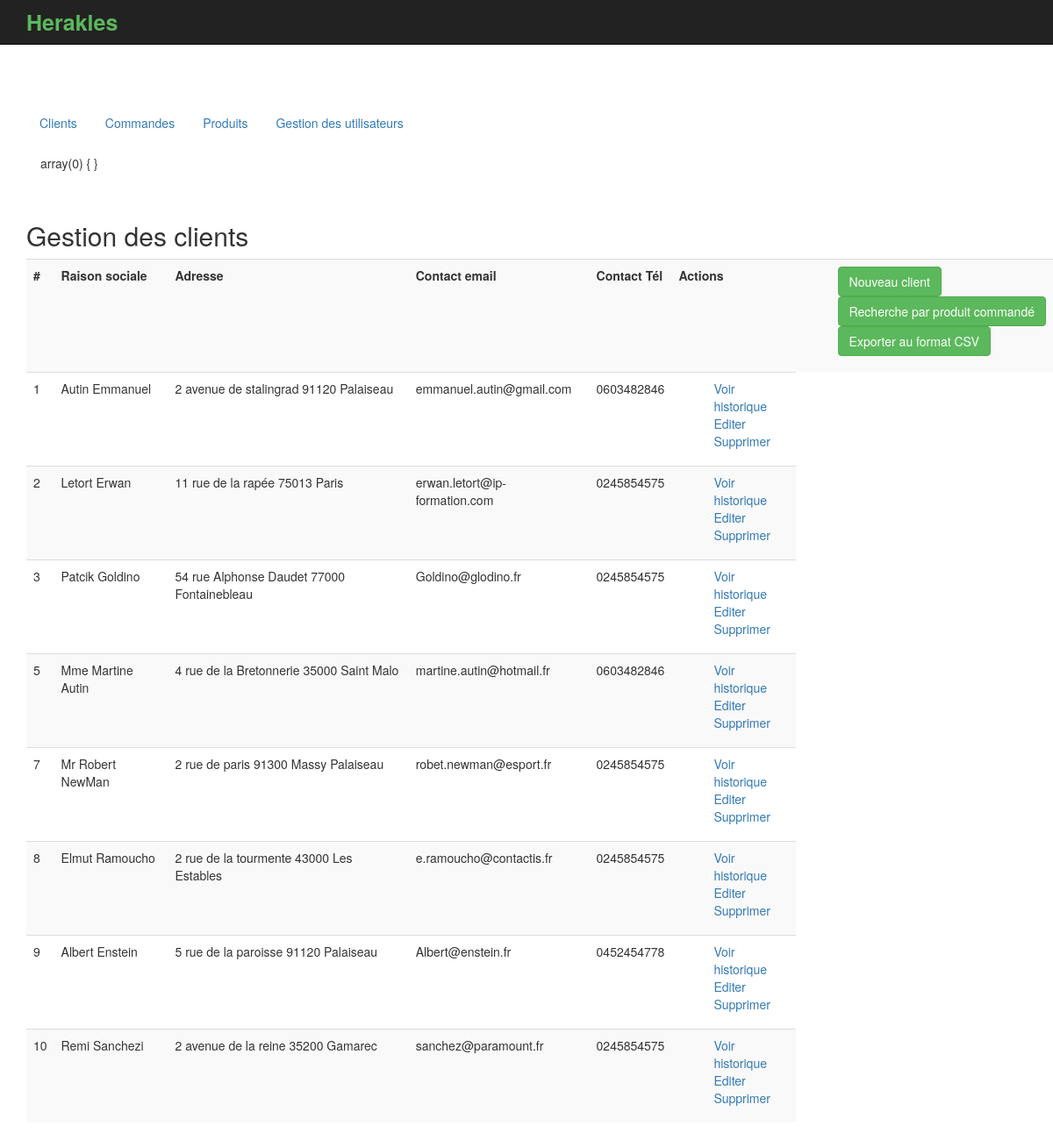
The page / on the database its author committed.
### tables this page shows
CREATE TABLE IF NOT EXISTS `customer` (
  `id` int(11) NOT NULL AUTO_INCREMENT,
  `raison_sociale` varchar(255) NOT NULL,
  `rue` varchar(255) NOT NULL,
  `code_postale` mediumint(9) NOT NULL,
  `ville` varchar(255) NOT NULL,
  `contact` varchar(255) NOT NULL,
  `contact_tel` varchar(255) NOT NULL,
  PRIMARY KEY (`id`)
);

### views/defaut/defautView.php (called while the page is built)
<?php
require_once 'viewAdminHome.php';
?>

### core/Controller.php (called while the page is built, shortened)
<?php
class Controller {
    public function view($view, $data = null, $more = null)
    {
        require_once ROOT. 'views/'.$view;
    }
}
?>

### controllers/Defaut.php (called while the page is built, shortened)
<?php
class Defaut extends Controller{
    public function index($params){
      $defautModel =  $this->model('DefautModel');
      $customers = $defautModel->getCustomers();
      $this->view('defaut/defautView.php', $customers);
    }
}
?>

### core/App.php (called while the page is built, shortened)
<?php
class App {
  private $_method = 'index';
  public function __construct()
  {
      $url = $this->parseUrl();
      $this->_controller = new $this->_controller;
      $this->_params = $url ? array_values($url) : [];
      call_user_func_array([$this->_controller, $this->_method], [$this->_params]);
  }
}
?>

### web/index.php (called while the page is built, shortened)
<?php
$app = new App();
?>

### models/defautModel.php (called while the page is built, shortened)
<?php
class defautModel extends Exception {
    private function getBdd(){
    $bdd = new PDO('mysql:host=localhost;dbname=herakles;charset=utf8', 'root',
      '', array(PDO::ATTR_ERRMODE => PDO::ERRMODE_EXCEPTION));
    return $bdd;
  }
    public function getCustomers(){
        $bdd = $this->getBDD();
        $customers = $bdd->prepare('select * from customer');
        $customers->execute();
        if ($customers->rowCount() > 0)
             return $customers->fetchAll(PDO::FETCH_ASSOC);
    }
}
?>

### views/defaut/viewAdminHome.php (the view)
<?php require'/../common/viewHeader.php'; ?>
<?php
require '/../common/viewAdminMenuBar.php';
?>
<div class="alert">
    <?php var_dump($_GET); ?>
</div>
<div class="container">
    <div class="row">
        <h2>Gestion des clients</h2>
        <table class=" table table-striped">
            <tbody>
                <tr>
                    <th>#</th>
                    <th>Raison sociale</th>
                    <th>Adresse</th>
                    <th>Contact email</th>
                    <th>Contact Tél</th>
                    <th>Actions</th>
                    <th>
            <ul>
                <li><a class="btn btn-success" href="<?php echo MVC_PATH; ?>defaut/addCustomer">Nouveau client</a></li>
                <li><a  class="btn btn-success" href="<?php echo MVC_PATH; ?>defaut/filterCustomer">Recherche par produit commandé</a></li>
                <li><a  class="btn btn-success" href="<?php echo MVC_PATH; ?>defaut/exportCustomer">Exporter au format CSV</a></li>
            </ul>
            </th>
            </tr>
            <?php
            $customers = $data;
            if ($customers != "") {
                foreach ($customers as $order) {
                    ?>
                    <tr>
                        <td><?= $order['id']; ?></td>
                        <td><?= $order['raison_sociale'] ?></td>
                        <td><?= $order['rue'] . " " . $order['code_postale'] . " " . $order['ville'] ?> </td>
                        <td><?= $order['contact'] ?></td>
                        <td><?= $order['contact_tel'] ?></td>
                        <td><ul><li><a href=<?= MVC_PATH; ?>defaut/getHistoryCustomer/<?= $order['id']; ?>>Voir historique</a> </li><li><a href=<?= MVC_PATH; ?>defaut/editCustomer/<?= $order['id']; ?>>Editer</a></li><li><a href=<?= MVC_PATH; ?>defaut/deleteCustomer/<?= $order['id'] ?>>Supprimer</a></li></ul>
                        </td>
                    </tr>
                    <?php
                }
            }
            ?>
            </tbody>
        </table>
    </div>
</div>
<?php require'/../common/viewFooter.php'; ?>

### views/common/viewHeader.php (shortened to what this page needs)
<!doctype html>
<html lang="fr">
<head>
    <link rel="stylesheet" href="/front/css/style.css" type="text/css"  />
    <link rel="stylesheet" href="/front/css/bootstrap.css" type="text/css" />
</head>
    <body>
        <header>
            <div class="navbar navbar-inverse navbar-fixed-top">
                <div class="container">
                    <div class="row">
                        <div class="col-md-12">
                            <a href="<?php echo $_SERVER['SCRIPT_NAME']; ?>" class="logo">Herakles</a>
                        </div>
                    </div>
                </div>
            </div>
        </header>
        <div class="container top">

### views/common/viewAdminMenuBar.php
<ul class="nav nav-pills">
    <li role="presentation"><a href="<?= MVC_PATH; ?>defaut/">Clients</a></li>
    <li role="presentation"><a href="<?= MVC_PATH; ?>order/">Commandes</a></li>
    <li role="presentation"><a href="<?= MVC_PATH; ?>product/"">Produits</a></li>
    <li role="presentation"><a href="<?= MVC_PATH; ?>user/"">Gestion des utilisateurs</a></li>
</ul>

### views/common/viewFooter.php (shortened to what this page needs)
</div>
</body>
</html>

### front/css/style.css (style rules this page uses)
body { background: #FFFFFF; }
.top { margin-top:100px; }
header a { display: inline-block; color:#FFFFFF; margin-left:50%; }
a.logo { display: inline-block; margin-left:0px; color: #5cb85c; font-weight: bold; line-height: 50px; font-size:25px; }
.container.top { margin-top: 120px; }
ul li { list-style-type : none; }

### rows shown on the page
customer: id "1", raison_sociale "Autin Emmanuel", rue "2 avenue de stalingrad", code_postale "91120", ville "Palaiseau", contact "emmanuel.autin@gmail.com", contact_tel "0603482846"
customer: id "2", raison_sociale "Letort Erwan", rue "11 rue de la rapée", code_postale "75013", ville "Paris", contact "erwan.letort@ip-formation.com", contact_tel "0245854575"
customer: id "3", raison_sociale "Patcik Goldino", rue "54 rue Alphonse Daudet", code_postale "77000", ville "Fontainebleau", contact "Goldino@glodino.fr", contact_tel "0245854575"
customer: id "5", raison_sociale "Mme Martine Autin", rue "4 rue de la Bretonnerie", code_postale "35000", ville "Saint Malo", contact "martine.autin@hotmail.fr", contact_tel "0603482846"
customer: id "7", raison_sociale "Mr Robert NewMan", rue "2 rue de paris", code_postale "91300", ville "Massy Palaiseau", contact "robet.newman@esport.fr", contact_tel "0245854575"
customer: id "8", raison_sociale "Elmut Ramoucho", rue "2 rue de la tourmente", code_postale "43000", ville "Les Estables", contact "e.ramoucho@contactis.fr", contact_tel "0245854575"
customer: id "9", raison_sociale "Albert Enstein", rue "5 rue de la paroisse", code_postale "91120", ville "Palaiseau", contact "Albert@enstein.fr", contact_tel "0452454778"
customer: id "10", raison_sociale "Remi Sanchezi", rue "2 avenue de la reine", code_postale "35200", ville "Gamarec", contact "sanchez@paramount.fr", contact_tel "0245854575"
